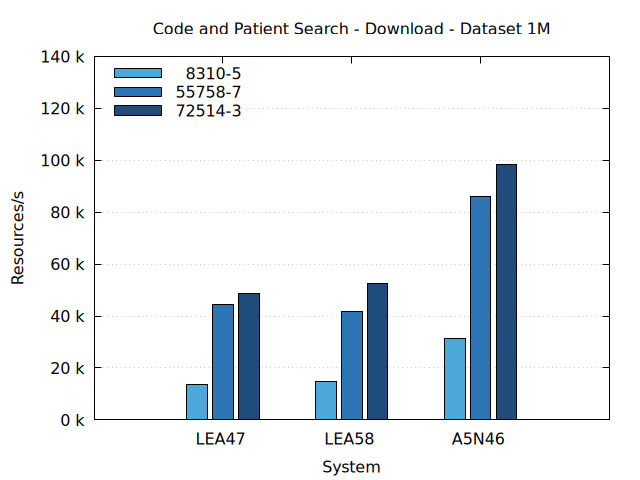

This chart was generated by the following gnuplot code:
# Set the terminal to PNG and specify the output file
set terminal pngcairo enhanced font 'Helvetica Neue,12'
set output 'code-patient-search-download-1M.png'

# Set the data separator and skip the header
set datafile separator "|"
set style data histograms
set style histogram clustered
set style fill solid border -1
set boxwidth 0.8
set key left top reverse

# Define x-axis and y-axis labels
set title "Code and Patient Search - Download - Dataset 1M"
set xlabel 'System'
set ylabel 'Resources/s'
set format y "%.0f k"
set yrange [0:140]

# Define grid
set grid ytics

# Define line styles and colors for each code
set style line 1 lc rgb '#4DA8DA'
set style line 2 lc rgb '#2E75B6'
set style line 3 lc rgb '#1F4C7A'

# Plot the data
plot 'code-patient-search-download-1M.txt' using 4:xtic(2) every 3 ls 1 title '8310-5', \
     'code-patient-search-download-1M.txt' using 4:xtic(2) every 3::1 ls 2 title '55758-7', \
     'code-patient-search-download-1M.txt' using 4:xtic(2) every 3::2 ls 3 title '72514-3'
